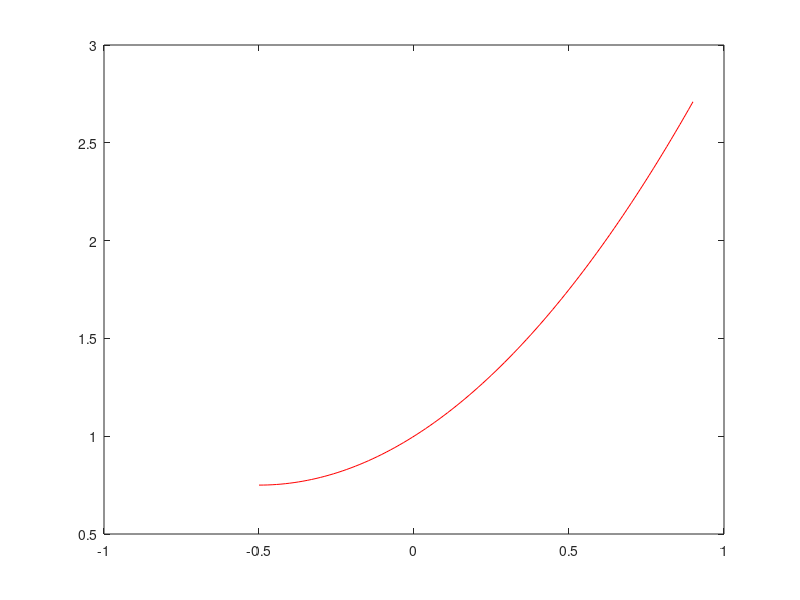

Here is the MATLAB script that generated this plot:
I=[-0.5,0.9];
DIM = 100;
xx = linspace(I(1),I(2),DIM);
##ww = linspace(0,10,DIM);
##xi = linspace(f(I(1)),f(I(2)),DIM);

##f = @(x) 1./(1-x);
####g = @(x) (x-1)./1;
##
##yy = f(xx);

 % gg=GeomReihe(xx,2)
 % plot(xx,gg,'r-');

##grid on
##set(gca,'XAxisLocation','origin','YAxisLocation','origin')
##ylim([-1,10])

##hold on
##plot(xx,yy,'b-');
##plot(ww,ww,'k-');
##plot(yy,xx,'r-');
##plot(xx,g(xi),'m-');
##daspect([1 1 1]);

function s=GeomReihe(x,N)
  s=0;
  for k=0:N
    s = s + x.^k;
  end
end

gg = GeomReihe(xx, 2);
plot(xx, gg, 'r-');
%waitfor(gcf);
